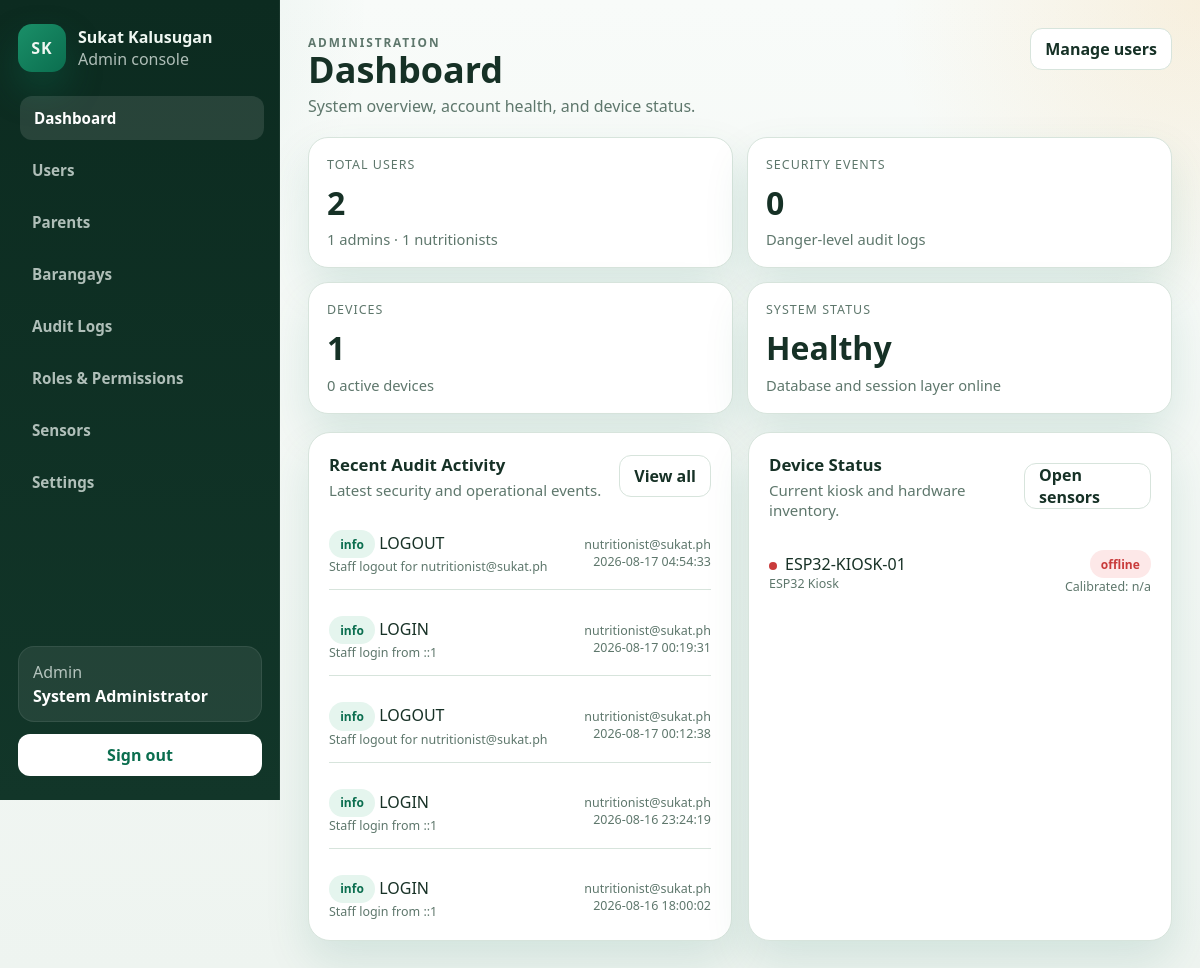
Page /admin/dashboard.php (signed in) on the committed database.
### tables this page shows
CREATE TABLE `audit_logs` (
  `id` int(10) UNSIGNED NOT NULL,
  `user_id` int(10) UNSIGNED DEFAULT NULL,
  `action` varchar(150) NOT NULL,
  `level` enum('info','warning','danger') NOT NULL DEFAULT 'info',
  `description` text DEFAULT NULL,
  `ip_address` varchar(45) DEFAULT NULL,
  `created_at` timestamp NOT NULL DEFAULT current_timestamp()
);

CREATE TABLE `devices` (
  `id` int(10) UNSIGNED NOT NULL,
  `device_code` varchar(50) NOT NULL,
  `location` varchar(150) DEFAULT NULL,
  `barangay_id` int(10) UNSIGNED DEFAULT NULL,
  `last_calibration_at` date DEFAULT NULL,
  `calibration_offset_height` decimal(6,2) DEFAULT 0.00,
  `calibration_offset_weight` decimal(6,3) DEFAULT 0.000,
  `hx711_calibration_factor` decimal(12,4) NOT NULL DEFAULT -20892.5000,
  `mounting_height_cm` decimal(6,2) NOT NULL DEFAULT 182.88,
  `status` enum('active','maintenance','offline') NOT NULL DEFAULT 'active',
  `last_seen_at` timestamp NULL DEFAULT NULL,
  `created_at` timestamp NOT NULL DEFAULT current_timestamp(),
  `updated_at` timestamp NOT NULL DEFAULT current_timestamp() ON UPDATE current_timestamp()
);

### public_html/includes/auth_middleware.php (called while the page is built, shortened)
<?php
function app_base_path(): string
{
    $scriptName = str_replace('\\', '/', (string)($_SERVER['SCRIPT_NAME'] ?? ''));
    $routeMarkers = ['/api/', '/admin/', '/nutritionist/', '/parent/', '/kiosk/', '/auth/'];
    foreach ($routeMarkers as $marker) {
        $position = strpos($scriptName, $marker);
        if ($position !== false) {
            return rtrim(substr($scriptName, 0, $position), '/');
        }
    }
    return rtrim(dirname($scriptName), '/');
}
function app_url(string $path = ''): string
{
    $basePath = app_base_path();
    $normalizedPath = '/' . ltrim($path, '/');
    if ($basePath === '' || $basePath === '/') {
        return $normalizedPath;
    }
    return $basePath . $normalizedPath;
}
function current_user(): ?array
{
    return $_SESSION['auth'];
}

### public_html/includes/api_helpers.php (called while the page is built, shortened)
<?php
require_once __DIR__ . '/auth_middleware.php';
function api_device_is_online(?array $device, int $heartbeatSeconds = DEVICE_ONLINE_THRESHOLD_SECONDS): bool
{
    $status = strtolower((string)($device['status'] ?? 'offline'));
    $secondsSinceLastSeen = (int)$device['seconds_since_last_seen'];
    return $secondsSinceLastSeen >= 0 && $secondsSinceLastSeen <= $heartbeatSeconds;
}

### public_html/admin/dashboard.php (the view, shortened to what this page needs)
<?php
require_once __DIR__ . '/../includes/admin_helpers.php';
require_once __DIR__ . '/../includes/api_helpers.php';
$recentLogs = admin_fetch_all(
    'SELECT a.id, a.action, a.level, a.description, a.created_at, COALESCE(u.email, "System") AS actor
     FROM audit_logs a
     LEFT JOIN users u ON u.id = a.user_id
     ORDER BY a.created_at DESC, a.id DESC
     LIMIT 5'
);
$devices = admin_fetch_all(
    'SELECT device_code, location, status, last_seen_at, last_calibration_at, updated_at,
            TIMESTAMPDIFF(SECOND, last_seen_at, NOW()) AS seconds_since_last_seen
     FROM devices
     ORDER BY device_code ASC'
);
$devicesOnlineCount = 0;
$summary = [
    'users' => admin_scalar('SELECT COUNT(*) FROM users'),
    'admins' => admin_scalar("SELECT COUNT(*) FROM users u INNER JOIN roles r ON r.id = u.role_id WHERE r.name = 'admin'"),
    'nutritionists' => admin_scalar("SELECT COUNT(*) FROM users u INNER JOIN roles r ON r.id = u.role_id WHERE r.name = 'nutritionist'"),
    'audit_errors' => admin_scalar("SELECT COUNT(*) FROM audit_logs WHERE level = 'danger'"),
    'devices_online' => $devicesOnlineCount,
    'devices_total' => admin_scalar('SELECT COUNT(*) FROM devices'),
];
$actions = '<a class="admin-btn-secondary" href="' . admin_e(app_url('/admin/users.php')) . '">Manage users</a>';
admin_layout_start('Dashboard', 'System overview, account health, and device status.', 'dashboard', $actions);
?>
<section class="admin-grid-cards">
    <article class="admin-card">
        <div class="admin-stat-label">Total Users</div>
        <div class="admin-stat-value"><?php echo (int)$summary['users']; ?></div>
        <div class="admin-stat-note"><?php echo (int)$summary['admins']; ?> admins · <?php echo (int)$summary['nutritionists']; ?> nutritionists</div>
    </article>
    <article class="admin-card">
        <div class="admin-stat-label">Security Events</div>
        <div class="admin-stat-value"><?php echo (int)$summary['audit_errors']; ?></div>
        <div class="admin-stat-note">Danger-level audit logs</div>
    </article>
    <article class="admin-card">
        <div class="admin-stat-label">Devices</div>
        <div class="admin-stat-value"><?php echo (int)$summary['devices_total']; ?></div>
        <div class="admin-stat-note"><?php echo (int)$summary['devices_online']; ?> active devices</div>
    </article>
    <article class="admin-card">
        <div class="admin-stat-label">System Status</div>
        <div class="admin-stat-value">Healthy</div>
        <div class="admin-stat-note">Database and session layer online</div>
    </article>
</section>
<section class="admin-panel-grid">
    <article class="admin-section">
        <div class="admin-section-head">
            <div>
                <h2 class="admin-section-title">Recent Audit Activity</h2>
                <p class="admin-section-subtitle">Latest security and operational events.</p>
            </div>
            <a class="admin-btn-secondary" href="<?php echo admin_e(app_url('/admin/audit_logs.php')); ?>">View all</a>
        </div>
        <div class="admin-list">
            <?php foreach ($recentLogs as $log): ?>
                <?php
                $levelClass = match ($log['level']) {
                    'danger' => 'is-danger',
                    'warning' => 'is-warn',
                    default => 'is-success',
                };
                ?>
                <div class="admin-list-item">
                    <div>
                        <div><span class="admin-pill <?php echo $levelClass; ?>"><?php echo admin_e($log['level']); ?></span> <?php echo admin_e($log['action']); ?></div>
                        <div class="admin-mini"><?php echo admin_e($log['description'] ?? ''); ?></div>
                    </div>
                    <div class="admin-mini" style="text-align:right;">
                        <div><?php echo admin_e($log['actor']); ?></div>
                        <div><?php echo admin_e((string)$log['created_at']); ?></div>
                    </div>
                </div>
            <?php endforeach; ?>
        </div>
    </article>
    <article class="admin-section">
        <div class="admin-section-head">
            <div>
                <h2 class="admin-section-title">Device Status</h2>
                <p class="admin-section-subtitle">Current kiosk and hardware inventory.</p>
            </div>
            <a class="admin-btn-secondary" href="<?php echo admin_e(app_url('/admin/sensors.php')); ?>">Open sensors</a>
        </div>
        <div class="admin-list">
            <?php foreach ($devices as $device): ?>
                <?php
                $isOnline = api_device_is_online($device);
                $isMaintenance = ($device['status'] ?? '') === 'maintenance';
                $pillLabel = $isMaintenance ? 'maintenance' : ($isOnline ? 'online' : 'offline');
                $pillClass = $isMaintenance ? 'is-warn' : ($isOnline ? 'is-success' : 'is-danger');
                $dotStyle = $isMaintenance ? 'background:#f2a93b;' : ($isOnline ? 'background:#0b6e4f;' : 'background:#c93b3b;');
                ?>
                <div class="admin-list-item">
                    <div>
                        <div><span class="admin-status-dot" style="<?php echo admin_e($dotStyle); ?>"></span><?php echo admin_e($device['device_code']); ?></div>
                        <div class="admin-mini"><?php echo admin_e($device['location'] ?? 'No location set'); ?></div>
                    </div>
                    <div style="text-align:right;">
                        <div class="admin-pill <?php echo $pillClass; ?>"><?php echo admin_e($pillLabel); ?></div>
                        <div class="admin-mini">Calibrated: <?php echo admin_e((string)($device['last_calibration_at'] ?? 'n/a')); ?></div>
                    </div>
                </div>
            <?php endforeach; ?>
        </div>
    </article>
</section>
<?php
admin_layout_end();

### public_html/includes/admin_helpers.php (shortened to what this page needs)
<?php
require_once __DIR__ . '/auth_middleware.php';
function admin_e(string $value): string
{
    return htmlspecialchars($value, ENT_QUOTES, 'UTF-8');
}
function admin_nav_items(): array
{
    return [
        ['key' => 'dashboard', 'label' => 'Dashboard', 'href' => app_url('/admin/dashboard.php')],
        ['key' => 'users', 'label' => 'Users', 'href' => app_url('/admin/users.php')],
        ['key' => 'parents', 'label' => 'Parents', 'href' => app_url('/admin/parents.php')],
        ['key' => 'barangays', 'label' => 'Barangays', 'href' => app_url('/admin/barangays.php')],
        ['key' => 'audit_logs', 'label' => 'Audit Logs', 'href' => app_url('/admin/audit_logs.php')],
        ['key' => 'roles_permissions', 'label' => 'Roles & Permissions', 'href' => app_url('/admin/roles_permissions.php')],
        ['key' => 'sensors', 'label' => 'Sensors', 'href' => app_url('/admin/sensors.php')],
        ['key' => 'settings', 'label' => 'Settings', 'href' => app_url('/admin/settings.php')],
    ];
}
function admin_bind_params(mysqli_stmt $stmt, string $types, array &$params): void
{
    if ($types === '' || $params === []) {
        return;
    }
}
function admin_fetch_all(string $sql, string $types = '', array $params = []): array
{
    $conn = get_db_connection();
    $stmt = mysqli_prepare($conn, $sql);
    admin_bind_params($stmt, $types, $params);
    if (!mysqli_stmt_execute($stmt)) {
        error_log('[SukatKalusugan] admin_fetch_all execute failed: ' . mysqli_stmt_error($stmt) . ' | SQL: ' . $sql);
        mysqli_stmt_close($stmt);
        return [];
    }
    $result = mysqli_stmt_get_result($stmt);
    $rows = [];
    if ($result instanceof mysqli_result) {
        while ($row = mysqli_fetch_assoc($result)) {
            $rows[] = $row;
        }
    }
    return $rows;
}
function admin_fetch_one(string $sql, string $types = '', array $params = []): ?array
{
    $rows = admin_fetch_all($sql, $types, $params);
    return $rows[0] ?? null;
}
function admin_scalar(string $sql, string $types = '', array $params = [], int $default = 0): int
{
    $row = admin_fetch_one($sql, $types, $params);
    $value = array_values($row)[0] ?? $default;
    return (int)$value;
}
function admin_layout_start(string $title, string $subtitle, string $activeSection, string $actionsHtml = ''): void
{
    $currentUser = current_user();
    $userName = $currentUser['name'] ?? 'Administrator';
    $userRole = $currentUser['role'] ?? 'admin';
    $navItems = admin_nav_items();
    $logoutUrl = app_url('/api/auth/logout.php');
    echo '<!doctype html>';
    echo '<html lang="en">';
    echo '<head>';
    echo '<link rel="stylesheet" href="' . admin_e(app_url('/assets/css/app.css')) . '">';
    echo '<link rel="stylesheet" href="' . admin_e(app_url('/assets/css/admin.css')) . '">';
    echo '</head>';
    echo '<body class="admin-page">';
    echo '<div class="admin-shell">';
    echo '<aside class="admin-sidebar" data-admin-sidebar>';
    echo '<div class="admin-brand">';
    echo '<div class="admin-brand-mark">SK</div>';
    echo '<div>';
    echo '<div class="admin-brand-name">Sukat Kalusugan</div>';
    echo '<div class="admin-brand-sub">Admin console</div>';
    echo '</div>';
    echo '</div>';
    echo '<nav class="admin-nav">';
    foreach ($navItems as $item) {
        $isActive = $item['key'] === $activeSection ? ' is-active' : '';
        echo '<a class="admin-nav-link' . $isActive . '" href="' . admin_e($item['href']) . '">' . admin_e($item['label']) . '</a>';
    }
    echo '</nav>';
    echo '<div class="admin-sidebar-footer">';
    echo '<div class="admin-session-card">';
    echo '<div class="admin-session-role">' . admin_e(ucfirst($userRole)) . '</div>';
    echo '<div class="admin-session-name">' . admin_e($userName) . '</div>';
    echo '</div>';
    echo '<a class="admin-logout" href="' . admin_e($logoutUrl) . '">Sign out</a>';
    echo '</div>';
    echo '</aside>';
    echo '<div class="admin-main">';
    echo '<header class="admin-topbar">';
    echo '<div class="admin-pagehead">';
    echo '<p class="admin-kicker">Administration</p>';
    echo '<h1>' . admin_e($title) . '</h1>';
    echo '<p>' . admin_e($subtitle) . '</p>';
    echo '</div>';
    echo '<div class="admin-topbar-actions">' . $actionsHtml . '</div>';
    echo '</header>';
    echo '<main class="admin-content">';
}
function admin_layout_end(): void
{
    echo '</main>';
    echo '</div>';
    echo '</div>';
    echo '</body>';
    echo '</html>';
}

### public_html/assets/css/app.css (style rules this page uses)
:root { --bg: #f4f7f5; --surface: #ffffff; --surface-alt: #edf7f1; --border: #d8e4dd; --text: #173126; --muted: #5f766c; --primary: #0b6e4f; --primary-strong: #07513a; --accent: #f2a93b; --error: #c93b3b; --shadow: 0 30px 80px rgba(11, 110, 79, 0.12); --radius-xl: 32px; --radius-lg: 22px; --radius-md: 14px; --radius-sm: 10px; --font-display: "Trebuchet MS", "Segoe UI", sans-serif; --font-body: "Segoe UI", "Helvetica Neue", Arial, sans-serif; }
* { box-sizing: border-box; }
html, body { margin: 0; min-height: 100%; }
body { font-family: var(--font-body); color: var(--text); background: radial-gradient( circle at top left, rgba(11, 110, 79, 0.16), transparent 34% ), radial-gradient( circle at right 20%, rgba(242, 169, 59, 0.16), transparent 28% ), linear-gradient(180deg, #f7faf8 0%, var(--bg) 100%); }
a { color: inherit; }

### rows in the picture
audit_logs: level "info", action "LOGOUT", description "Staff logout for nutritionist@sukat.ph", actor "nutritionist@sukat.ph", created_at "2026-08-17 04:54:33"
audit_logs: level "info", action "LOGIN", description "Staff login from ::1", actor "nutritionist@sukat.ph", created_at "2026-08-17 00:19:31"
audit_logs: level "info", action "LOGOUT", description "Staff logout for nutritionist@sukat.ph", actor "nutritionist@sukat.ph", created_at "2026-08-17 00:12:38"
audit_logs: level "info", action "LOGIN", description "Staff login from ::1", actor "nutritionist@sukat.ph", created_at "2026-08-16 23:24:19"
audit_logs: level "info", action "LOGIN", description "Staff login from ::1", actor "nutritionist@sukat.ph", created_at "2026-08-16 18:00:02"
devices: device_code "ESP32-KIOSK-01", location "ESP32 Kiosk", pillLabel "offline", last_calibration_at "n/a"

### other values in the picture
admin_e($item['label']) "Dashboard"
admin_e($item['label']) "Users"
admin_e($item['label']) "Parents"
admin_e($item['label']) "Barangays"
admin_e($item['label']) "Audit Logs"
admin_e($item['label']) "Roles & Permissions"
admin_e($item['label']) "Sensors"
admin_e($item['label']) "Settings"
admin_e(ucfirst($userRole)) "Admin"
admin_e($userName) "System Administrator"
admin_e($title) "Dashboard"
admin_e($subtitle) "System overview, account health, and device status."
$summary['users'] "2"
$summary['admins'] "1"
$summary['nutritionists'] "1"
